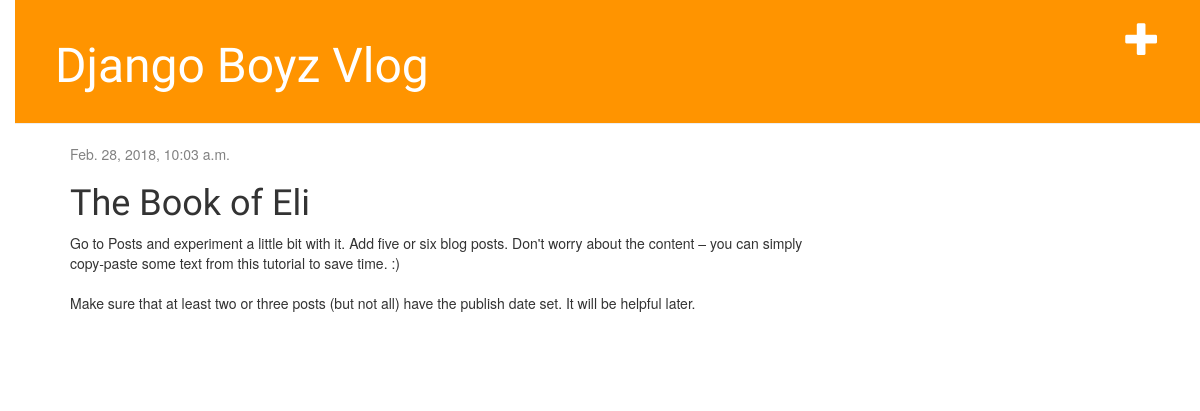
The app's page /post/2/ with its own data.
### blog/models.py (models this page shows, shortened)
class Post(models.Model):
    author = models.ForeignKey('auth.User', on_delete=models.CASCADE)
    title = models.CharField(max_length=200)
    text = models.TextField()
    created_date = models.DateTimeField(
            default=timezone.now)
    published_date = models.DateTimeField(
            blank=True, null=True)

### blog/views.py (the view)
# urls.py: url(r'^post/(?P<pk>\d+)/$',	views.post_detail, name='post_detail'),
def	post_detail(request, pk):
	post = get_object_or_404(Post, pk=pk)
	return render(request, 'blog/post_detail.html', {'post': post})

### blog/templates/blog/post_detail.html
{%	extends	'base.html' %}
{% block content %}
	<div class="post">
		{% if post.published_date %}
			<div class="date">
				{{	post.published_date	}}
			</div>
		{% endif %}
			<h1>{{ post.title }}</h1>
			<p>{{ post.text|linebreaksbr }}</p>
	</div>
{% endblock %}

### blog/static/css/blog.css (style rules this page uses)
body { padding-left: 15px; }
h1, h2, h3, h4 { font-family: 'Lobster', cursive; }
.date { color: #828282; }
.post { margin-bottom: 70px; }

### records on screen
Post: published_date "Feb. 28, 2018, 10:03 a.m.", title "The Book of Eli", text "Go to Posts and experiment a little bit with it. Add five or six blog posts. Don't worry about the content – you can simply copy-paste some text from this tutorial to save time. :) Make sure that at least two or three posts (but not all) have the publish date set. It will be helpful later."
